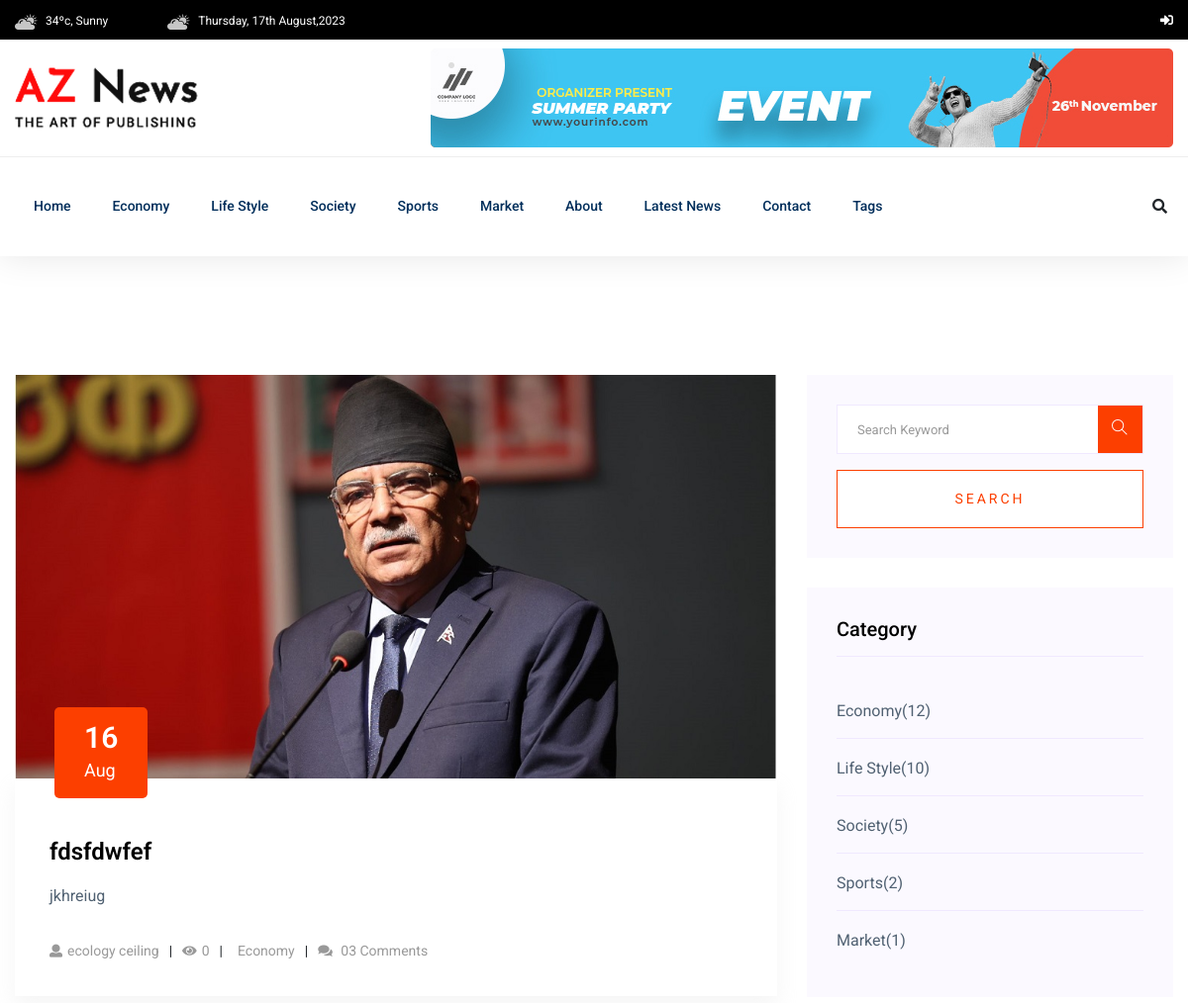
The page /post-list/ (upper part) on the database as committed earlier.
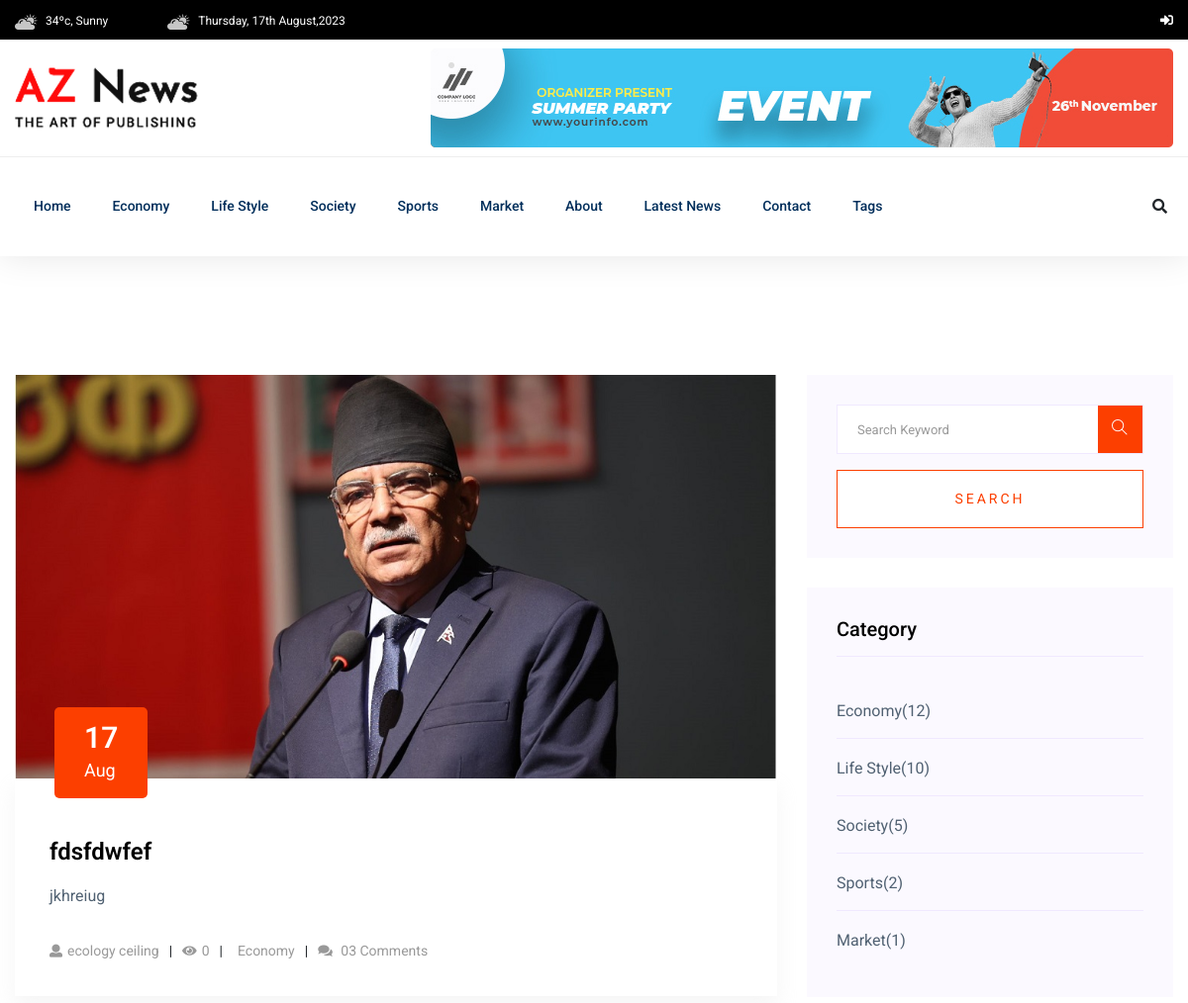
The same page on the database as committed later.
### news_app/models.py (models this page shows, shortened)
class Post(models.Model):
     STATUS_CHOICES = [
          ("active", "Active"),
          ("in_active", "Inactive"),
     ]
     title = models.CharField(max_length=255)
     content = models.TextField()
     feature_image = models.ImageField(upload_to="post_images/%Y/%m/%d", blank=False)
     author = models.ForeignKey("auth.User", on_delete=models.CASCADE)
     status = models.CharField(max_length=20, choices=STATUS_CHOICES, default="active")
     views_count = models.PositiveBigIntegerField(default=0)
     published_at = models.DateTimeField(null=True, blank=True)
     category = models.ForeignKey(Category, on_delete=models.CASCADE)
     tag = models.ManyToManyField(Tag)

class Tag(models.Model):
     name = models.CharField(max_length=100)
     def __str__(self):
          return self.name

class Category(models.Model):
     name = models.CharField(max_length=100)

### news_app/views.py (the view)
# urls.py: path("", views.PostListView.as_view(), name='post-list'),
class PostListView(ListView):
    model = Post
    template_name = "aznews/list/list.html"
    context_object_name = "posts"
    paginate_by = 1
    def get_queryset(self):
        return Post.objects.filter(
            published_at__isnull=False, status="active"
        ).order_by("-published_at")

### news_app/navbar.py (called while the page is built)
def navigation(request):
     categories = Category.objects.all()[:5]
     tags = Tag.objects.all()[:10]
     trending_posts = Post.objects.filter(published_at__isnull = False, status = "active").order_by("-views_count")[:3]
     return{
          "categories":categories,
          "tags":tags,
          "trending_posts":trending_posts,
     }

### templates/aznews/list/list.html (shortened to what this page needs)
{% extends "aznews/base.html" %}
{% load static %}
{% block content %}
<section class="blog_area section-padding">
<div class="container">
     <div class="row">
          <div class="col-lg-8 mb-5 mb-lg-0">
               <div class="blog_left_sidebar">
                    {% include "aznews/list/left/post_list.html" %}
               </div>
          </div>
          <div class="col-lg-4">
               <div class="blog_right_sidebar">
                    {% include "aznews/list/right/search_form.html" %}
                    {% include "aznews/list/right/category.html" %}
               </div>
          </div>
     </div>
</div>
</section>
{% endblock content %}

### templates/aznews/list/left/post_list.html (shortened to what this page needs)
{% load static %}
{% for post in posts %}
<article class="blog_item">
     <div class="blog_item_img">
          <img class="card-img rounded-0" src="{{ post.feature_image.url }}" alt="">
          <a href="#" class="blog_item_date">
               <h3>{{post.published_at | date:"j"}}</h3>
               <p>{{post.published_at | date:"M"}}</p>
          </a>
     </div>
     <div class="blog_details">
          <a class="d-inline-block" href="{% url 'post-detail' post.pk %}">
               <h2>{{post.title}}</h2>
          </a>
          <p>{{ post.content|striptags|safe|truncatechars:300}}</p>
          <ul class="blog-info-link">
               <li><a href="#"><i class="fa fa-user"></i>{{post.tag.all |join:", "}}</a></li>
               <li><a href="#"><i class="fa fa-eye"></i>{{post.views_count}}</a></li>
               <li><a href="#">{{post.category.name|title}}</a></li>
               <li><a href="#"><i class="fa fa-comments"></i> 03 Comments</a></li>
          </ul>
     </div>
</article>
{% endfor %}

Rows that differ between the two databases and show on the page:
changed Post "fdsfdwfef": published_at "16" → "17"
